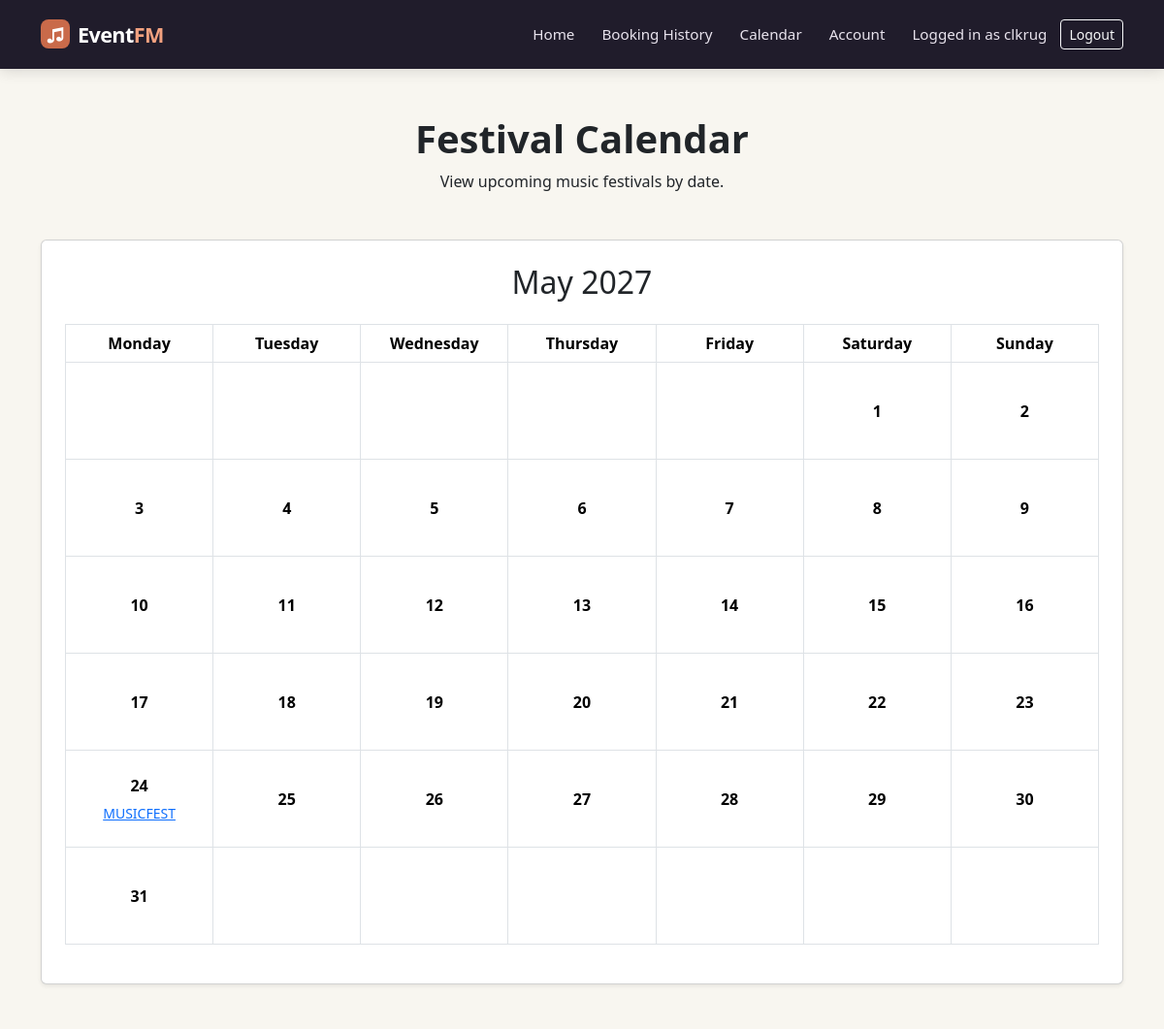
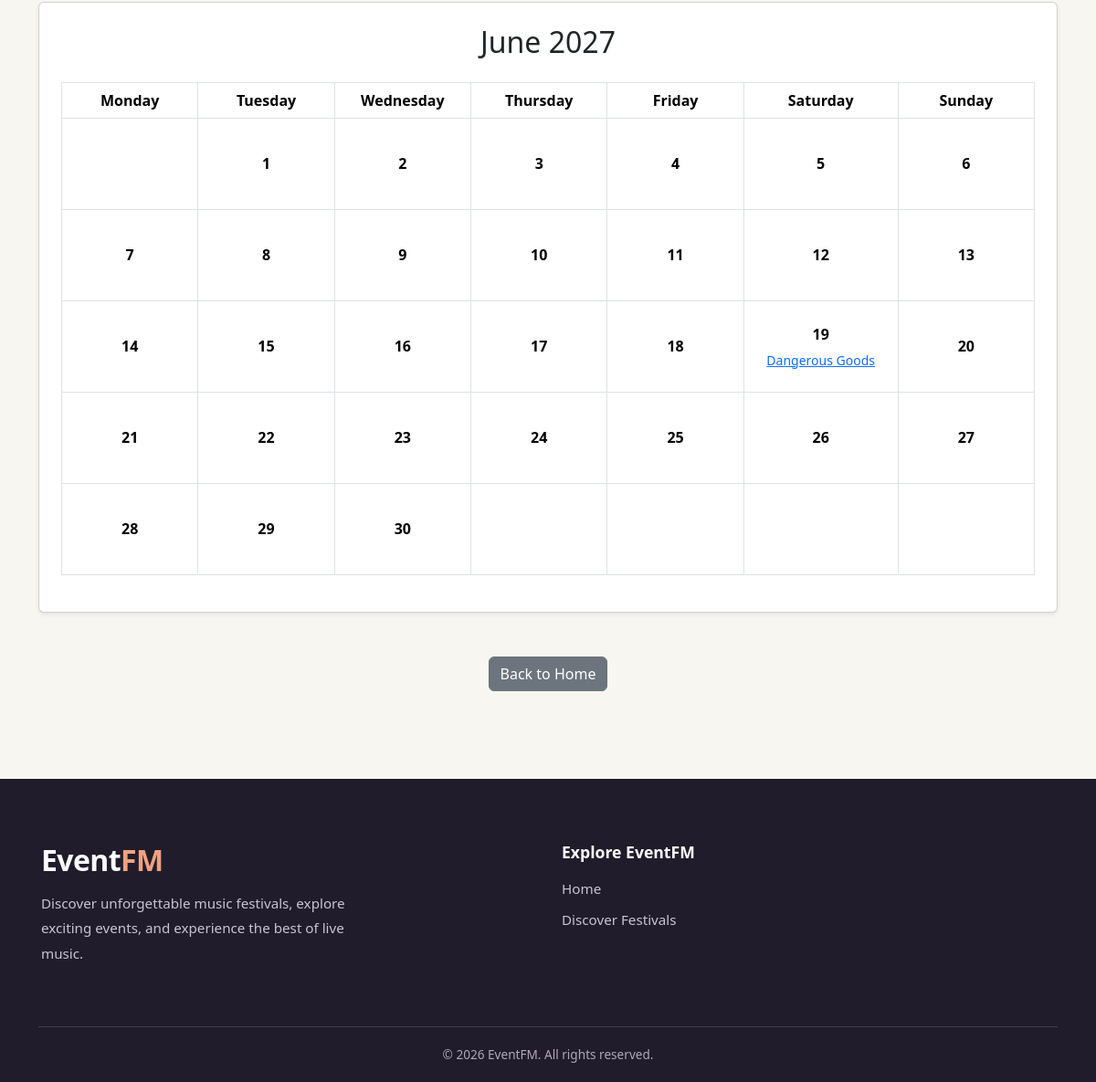
The app's page /calendar (signed in) with its own data (2 pictures, top to bottom).
### website/models.py (models this page shows, shortened)
class User(db.Model, UserMixin):
    __tablename__ = 'users'
    id = db.Column(db.Integer, primary_key=True)
    name = db.Column(db.String(100), unique=True, nullable=False)
    first_name = db.Column(db.String(100), nullable=False)
    surname = db.Column(db.String(100), nullable=False)
    emailid = db.Column(db.String(100), unique=True, nullable=False)
    password_hash = db.Column(db.String(200), nullable=False)
    contact_number = db.Column(db.String(20), nullable=False)
    street_address = db.Column(db.String(200), nullable=False)
    user_type = db.Column(db.String(50), nullable=False)
    events = db.relationship('Event', backref='owner', lazy=True)
    comments = db.relationship('Comment', backref='author', lazy=True)
    orders = db.relationship('Order', backref='user', lazy=True)

class Event(db.Model):
    __tablename__ = 'events'
    id = db.Column(db.Integer, primary_key=True)
    title = db.Column(db.String(200), nullable=False)
    description = db.Column(db.Text, nullable=False)
    date = db.Column(db.Date, nullable=False)
    start_time = db.Column(db.Time, nullable=False)
    end_time = db.Column(db.Time, nullable=False)
    location = db.Column(db.String(200), nullable=False)
    genre = db.Column(db.String(30), nullable=False)
    price = db.Column(db.Float, nullable=False)
    capacity = db.Column(db.Integer, nullable=False)
    image_filename = db.Column(db.String(200))
    status = db.Column(db.String(20), nullable=False, default='Open')
    acknowledgement_type = db.Column(db.String(20), nullable=False, default='none')
    acknowledgement_text = db.Column(db.Text)
    user_id = db.Column(db.Integer, db.ForeignKey('users.id'), nullable=False) #Links to user who created it (User.ID = Foreign Key)
    comments = db.relationship('Comment', backref='event', lazy=True)
    orders = db.relationship('Order', backref='event', lazy=True)
    chunks = db.relationship('EventChunk', backref='event', lazy=True, cascade='all, delete-orphan')
    @property
    def tickets_sold(self):
        return sum(o.quantity for o in self.orders if o.booking_status != 'Cancelled')
    @property
    def tickets_remaining(self):
        return self.capacity - self.tickets_sold
    def refresh_status(self):
        if self.status == 'Cancelled':
            return
        if self.date < datetime.now().date():
            self.status = 'Inactive'
        elif self.tickets_remaining <= 0:
            self.status = 'Sold Out'
        else:
            self.status = 'Open'

### website/views.py (the view)
@main_bp.route('/calendar')
def festival_calendar():
    events = Event.query.order_by(Event.date.asc()).all()
    for event in events:
        event.refresh_status()
    db.session.commit()
    months = {}
    for event in events:
        month_key = (event.date.year, event.date.month)
        if month_key not in months:
            months[month_key] = {
                'name': calendar.month_name[event.date.month],
                'year': event.date.year,
                'weeks': calendar.monthcalendar(
                    event.date.year,
                    event.date.month
                ),
                'events': []
            }
        months[month_key]['events'].append(event)
    return render_template(
        'festival-calendar.html',
        months=months
    )

### website/templates/festival-calendar.html
{% extends "base.html" %}
{% block content %}
<div class="container py-5">
    <div class="text-center mb-5">
        <h1 class="fw-bold">Festival Calendar</h1>
        <p>View upcoming music festivals by date.</p>
    </div>
    {% for month_key, month in months.items() %}
        <div class="card shadow-sm mb-5">
            <div class="card-body p-4">
                <h2 class="text-center mb-4">
                    {{ month.name }} {{ month.year }}
                </h2>
                <div class="table-responsive">
                    <table class="table table-bordered text-center align-middle">
                        <thead>
                            <tr>
                                <th>Monday</th>
                                <th>Tuesday</th>
                                <th>Wednesday</th>
                                <th>Thursday</th>
                                <th>Friday</th>
                                <th>Saturday</th>
                                <th>Sunday</th>
                            </tr>
                        </thead>
                        <tbody>
                            {% for week in month.weeks %}
                                <tr>
                                    {% for day in week %}
                                        <td style="min-width: 120px; height: 100px;">
                                            {% if day != 0 %}
                                                <strong>{{ day }}</strong>
                                                {% for event in month.events %}
                                                    {% if event.date.day == day %}
                                                        <div class="small mt-2">
                                                            <a href="{{ url_for('main.event_details', event_id=event.id) }}">
                                                                {{ event.title }}
                                                            </a>
                                                        </div>
                                                    {% endif %}
                                                {% endfor %}
                                            {% endif %}
                                        </td>
                                    {% endfor %}
                                </tr>
                            {% endfor %}
                        </tbody>
                    </table>
                </div>
            </div>
        </div>
    {% else %}
        <div class="alert alert-info text-center">
            No events are currently available on the calendar.
        </div>
    {% endfor %}
    <div class="text-center">
        <a href="{{ url_for('main.index') }}" class="btn btn-secondary">Back to Home</a>
    </div>
</div>
{% endblock %}

### website/templates/base.html (shortened to what this page needs)
<html>
<head>
    <link href="https://cdn.jsdelivr.net/npm/bootstrap@5.3.2/dist/css/bootstrap.min.css" rel="stylesheet">
    <link href="https://cdn.jsdelivr.net/npm/bootstrap-icons@1.11.3/font/bootstrap-icons.min.css" rel="stylesheet">
    <link href="{{ url_for('static', filename='styles/style.css') }}" rel="stylesheet">
</head>
<body>
    <header>
        <nav class="navbar navbar-expand-md festival-navbar navbar-dark">
            <div class="container">
                <a class="navbar-brand eventfm-brand" href="{{ url_for('main.index') }}">
                    <span class="eventfm-logo-icon">♫</span>
                    <span>Event<span class="eventfm-brand-accent">FM</span></span>
                </a>
                <div class="collapse navbar-collapse" id="mainNavbar">
                    <div class="navbar-nav ms-auto align-items-md-center">
                        <a class="nav-link" href="{{ url_for('main.index') }}">Home</a>
                        <a class="nav-link" href="{{ url_for('main.booking_history') }}">Booking History</a>
                        <a class="nav-link" href="{{ url_for('main.festival_calendar') }}">Calendar</a>
                        {% if current_user.is_authenticated %}
                            <a class="nav-link" href="{{ url_for('main.profile') }}">Account</a>
                        {% endif %}
                        {% if current_user.is_authenticated %}
                            <span class="nav-link nav-user-name">Logged in as {{ current_user.name }}</span>
                            <a class="btn btn-outline-light btn-sm" href="{{ url_for('auth.logout') }}">Logout</a>
                        {% else %}
                            <a class="btn btn-light btn-sm ms-md-3 me-md-2" href="{{ url_for('auth.register') }}">Sign Up</a>
                            <a class="btn btn-outline-light btn-sm" href="{{ url_for('auth.login') }}">Log In</a>
                        {% endif %}
                    </div>
                </div>
            </div>
        </nav>
    </header>
    <main class="site-main">
    {% block content %}
    {% endblock %}
    </main>
    <footer class="site-footer eventfm-footer">
    <div class="container">
        <div class="row gy-4 align-items-start">
            <div class="col-md-6">
                <h3 class="eventfm-footer-brand">
                    Event<span>FM</span>
                </h3>
                <p class="eventfm-footer-description">
                    Discover unforgettable music festivals,
                    explore exciting events, and experience
                    the best of live music.
                </p>
            </div>
            <div class="col-md-6">
                <h5 class="eventfm-footer-heading">Explore EventFM</h5>
                <div class="eventfm-footer-links">
                    <a href="{{ url_for('main.index') }}">Home</a>
                    <a href="{{ url_for('main.index') }}">Discover Festivals</a>
                </div>
            </div>
        </div>
        <div class="eventfm-footer-bottom">
            <p>&copy; 2026 EventFM. All rights reserved.</p>
        </div>
    </div>
    </footer>
</body>
</html>

### website/static/styles/style.css (style rules this page uses)
body { background-color: #F8F6F0; min-height: 100vh; display: flex; flex-direction: column; }
.site-main { flex: 1 0 auto; padding-bottom: 3rem; }
.container { padding-top: 30px; }
.col-md-6 { padding: 20px; border: 1px solid #cccccc; }
.site-footer { width: 100vw; position: relative; left: 50%; margin-left: -50vw; }
.festival-navbar { background-color: #C96A4A; }
header { position: sticky; top: 0; z-index: 1030; }
.festival-navbar { background-color: #201C2B; padding: 18px 0; box-shadow: 0 3px 14px rgba(0, 0, 0, 0.12); }
.festival-navbar .container { align-items: center; padding-top: 0; padding-bottom: 0; }
.festival-navbar .navbar-nav { align-items: center; }
.festival-navbar .eventfm-brand { display: inline-flex; align-items: center; gap: 8px; padding: 0; font-size: 1.35rem; font-weight: 600; line-height: 1; letter-spacing: -0.6px; color: #ffffff; text-decoration: none; }
.eventfm-logo-icon { display: inline-flex; align-items: center; justify-content: center; width: 30px; height: 30px; border-radius: 8px; background-color: #C96A4A; color: #ffffff; font-size: 1.2rem; line-height: 1; }
.eventfm-brand-accent { color: #F2A17F; }
.festival-navbar .nav-link { color: #E8E3ED; font-weight: 500; font-size: 0.95rem; padding: 6px 14px !important; border-radius: 8px; transition: background-color 0.2s ease, color 0.2s ease; }
.eventfm-footer { background-color: #201C2B; color: #ffffff; padding: 55px 0 20px; }
.eventfm-footer .container { padding-top: 0; }
.eventfm-footer .col-md-6 { border: none; padding: 15px; }
.eventfm-footer-brand { font-size: 2rem; font-weight: 600; letter-spacing: -0.6px; margin-bottom: 15px; }
.eventfm-footer-brand span { color: #F2A17F; }
.eventfm-footer-description { color: #C9C3D3; font-size: 0.95rem; font-weight: 500; line-height: 1.8; max-width: 380px; }
.eventfm-footer-heading { font-size: 1.1rem; font-weight: 600; margin-bottom: 18px; }
.eventfm-footer-links { display: flex; flex-direction: column; gap: 12px; }
.eventfm-footer-links a { color: #C9C3D3; text-decoration: none; font-size: 0.95rem; font-weight: 500; }
.eventfm-footer-bottom { border-top: 1px solid rgba(255, 255, 255, 0.15); margin-top: 35px; padding-top: 20px; text-align: center; }
.eventfm-footer-bottom p { color: #AFA8BB; font-size: 0.85rem; font-weight: 500; margin-bottom: 0; }

### records on screen
User: name "clkrug"
Event: title "MUSICFEST"
Event: title "Dangerous Goods"

### other values on screen
{{ month.name }} "May" "June"
{{ month.year }} "2027" "2027"
{{ day }} "1" "2" "3" "4" "5" "6" "7" "8" "9" "10" "11" "12" "13" "14" "15" "16" "17" "18" "19" "20" "21" "22" "23" "24" "25" "26" "27" "28" "29" "30" "31" "1" "2" "3" "4" "5" "6" "7" "8" "9" "10" "11" "12" "13" "14" "15" "16" "17" "18" "19" "20" "21" "22" "23" "24" "25" "26" "27" "28" "29" "30"
